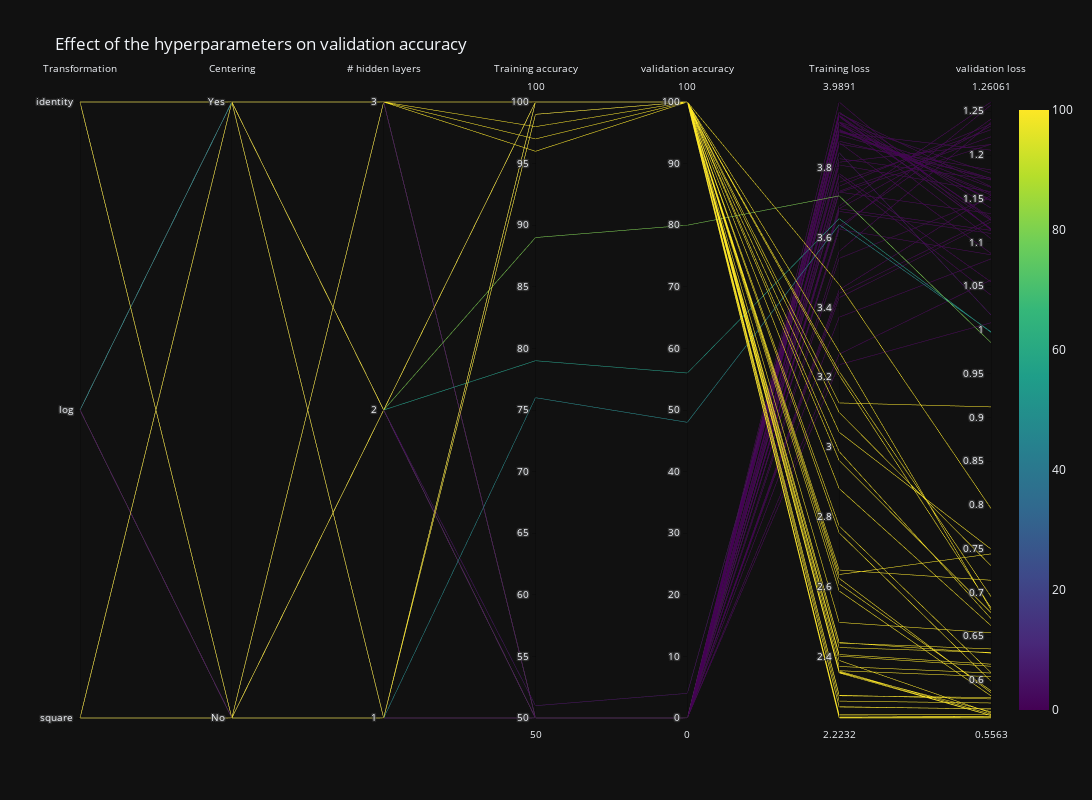

Notebook source saved alongside this figure:
### Code cell
fig = go.Figure(data=
    go.Parcoords(
        line = dict(color = p_df['validation_accuracy'],
            colorscale = 'Viridis',
            showscale = True,
            cmin = p_df['validation_accuracy'].min(),
            cmax = p_df['validation_accuracy'].max()),
        dimensions = list([
            dict(range = [min(transformation_v), max(transformation_v)],
                 tickvals = transformation_v,
                 ticktext = transformation_k,
                 label = 'Transformation', values = p_df['transformation'].tolist()),
            dict(range = [0, 1],
                 tickvals = [0, 1],
                 ticktext = ['No', 'Yes'],
                 label = 'Centering', values = p_df['centering'].tolist()),
            dict(range = [p_df['n_hidden_layers'].min(), p_df['n_hidden_layers'].max()],
                 tickvals = p_df['n_hidden_layers'].unique().tolist(),
                 label = '# hidden layers', values = p_df['n_hidden_layers'].tolist()),
            dict(range = [p_df['training_accuracy'].min(), p_df['training_accuracy'].max()],
                 label = 'Training accuracy', values = p_df['training_accuracy'].tolist()),
            dict(range = [p_df['validation_accuracy'].min(), p_df['validation_accuracy'].max()],
                 label = 'validation accuracy', values = p_df['validation_accuracy'].tolist()),
            dict(range = [p_df['training_loss'].min(), p_df['training_loss'].max()],
                 label = 'Training loss', values = p_df['training_loss'].tolist()),
            dict(range = [p_df['validation_loss'].min(), p_df['validation_loss'].max()],
                 label = 'validation loss', values = p_df['validation_loss'].tolist()),
            # dict(range = [1,5],
            #      tickvals = [1,2,4,5],
            #      label = 'C', values = [2,4],
            #      ticktext = ['text 1', 'text 2', 'text 3', 'text 4']),
            # dict(range = [1,5],
            #      label = 'D', values = [4,2])
        ])
    )
)
fig.update_layout(
    template='plotly_dark',
    title='Effect of the hyperparameters on validation accuracy',
    autosize=False,
    width=1600,
    height=800
)

fig.show()

### Figure 1 — Plotly figure (JSON) as saved in the notebook; plotly's stock layout.template omitted (floating-point values rounded to 4 significant figures)
{"data": [{"dimensions": [{"label": "Transformation", "range": [0, 2], "ticktext": ["square", "log", "identity"], "tickvals": [0, 1, 2], "values": [0, 0, 0, 0, 0, 0, 0, 0, 0, 0, 0, 0, 2, 0, 0, 0, 0, 0, 0, 0, 2, 0, 0, 0, 2, 0, 2, 0, 0, 0, 2, 2, 0, 2, 2, 2, 0, 2, 0, 2, 2, 2, 1, 2, 1, 2, 1, 1, 2, 1, 0, 1, 2, 2, 1, 2, 1, 1, 2, 1, 1, 2, 2, 2, 2, 2, 1, 1, 2, 1, 1, 1, 2, 2, 1, 1, 1, 1, 2, 1, 2, 1, 1, 1, 1, 1, 1, 1, 1, 1]}, {"label": "Centering", "range": [0, 1], "ticktext": ["No", "Yes"], "tickvals": [0, 1], "values": [0, 1, 0, 0, 0, 1, 0, 1, 1, 0, 1, 1, 0, 1, 0, 0, 1, 0, 0, 1, 1, 1, 0, 1, 0, 0, 0, 0, 0, 1, 0, 1, 1, 1, 0, 1, 0, 1, 1, 0, 1, 1, 1, 1, 0, 1, 1, 0, 0, 1, 1, 1, 0, 0, 0, 1, 1, 1, 1, 0, 0, 1, 0, 1, 0, 1, 0, 0, 1, 1, 1, 0, 0, 0, 1, 1, 0, 1, 0, 0, 0, 0, 0, 1, 1, 0, 1, 0, 1, 0]}, {"label": "# hidden layers", "range": [1, 3], "tickvals": [3, 2, 1], "values": [3, 3, 3, 3, 3, 3, 3, 3, 3, 2, 2, 2, 2, 2, 2, 2, 2, 2, 2, 2, 1, 1, 1, 1, 1, 1, 1, 1, 1, 1, 1, 1, 1, 1, 1, 1, 1, 1, 1, 1, 2, 2, 1, 2, 3, 3, 3, 3, 3, 3, 3, 3, 3, 3, 3, 3, 3, 3, 3, 3, 3, 3, 3, 3, 3, 2, 2, 2, 2, 2, 2, 2, 2, 2, 2, 2, 2, 2, 2, 2, 2, 1, 1, 1, 1, 1, 1, 1, 1, 1]}, {"label": "Training accuracy", "range": [50.0, 100.0], "values": [100.0, 100.0, 100.0, 100.0, 100.0, 98.0, 100.0, 97.0, 96.0, 100.0, 100.0, 100.0, 100.0, 100.0, 100.0, 100.0, 100.0, 100.0, 100.0, 100.0, 100.0, 99.0, 100.0, 100.0, 100.0, 100.0, 100.0, 100.0, 100.0, 99.0, 100.0, 100.0, 99.0, 100.0, 100.0, 100.0, 100.0, 99.0, 99.0, 100.0, 89.0, 79.0, 76.0, 51.0, 50.0, 50.0, 50.0, 50.0, 50.0, 50.0, 50.0, 50.0, 50.0, 50.0, 50.0, 50.0, 50.0, 50.0, 50.0, 50.0, 50.0, 50.0, 50.0, 50.0, 50.0, 50.0, 50.0, 50.0, 50.0, 50.0, 50.0, 50.0, 50.0, 50.0, 50.0, 50.0, 50.0, 50.0, 50.0, 50.0, 50.0, 50.0, 50.0, 50.0, 50.0, 50.0, 50.0, 50.0, 50.0, 50.0]}, {"label": "validation accuracy", "range": [0.0, 100.0], "values": [100.0, 100.0, 100.0, 100.0, 100.0, 100.0, 100.0, 100.0, 100.0, 100.0, 100.0, 100.0, 100.0, 100.0, 100.0, 100.0, 100.0, 100.0, 100.0, 100.0, 100.0, 100.0, 100.0, 100.0, 100.0, 100.0, 100.0, 100.0, 100.0, 100.0, 100.0, 100.0, 100.0, 100.0, 100.0, 100.0, 100.0, 100.0, 100.0, 100.0, 80.0, 56.0, 48.0, 4.0, 0.0, 0.0, 0.0, 0.0, 0.0, 0.0, 0.0, 0.0, 0.0, 0.0, 0.0, 0.0, 0.0, 0.0, 0.0, 0.0, 0.0, 0.0, 0.0, 0.0, 0.0, 0.0, 0.0, 0.0, 0.0, 0.0, 0.0, 0.0, 0.0, 0.0, 0.0, 0.0, 0.0, 0.0, 0.0, 0.0, 0.0, 0.0, 0.0, 0.0, 0.0, 0.0, 0.0, 0.0, 0.0, 0.0]}, {"label": "Training loss", "range": [2.223, 3.989], "values": [2.635, 3.466, 2.405, 2.647, 2.371, 3.206, 2.401, 3.217, 3.273, 2.256, 2.754, 2.607, 3.126, 2.624, 2.287, 2.272, 2.774, 2.288, 2.255, 2.587, 2.881, 2.355, 2.225, 2.358, 2.497, 2.225, 2.359, 2.223, 2.229, 2.352, 2.438, 2.961, 2.354, 2.987, 2.44, 3.099, 2.232, 3.042, 2.388, 2.425, 3.72, 3.655, 3.637, 3.844, 3.901, 3.949, 3.959, 3.93, 3.683, 3.951, 3.784, 3.932, 3.633, 3.759, 3.931, 3.873, 3.924, 3.989, 3.93, 3.956, 3.907, 3.96, 3.73, 3.905, 3.691, 3.809, 3.827, 3.733, 3.777, 3.947, 3.895, 3.748, 3.236, 3.266, 3.908, 3.877, 3.816, 3.911, 3.451, 3.869, 3.44, 3.541, 3.624, 3.731, 3.624, 3.428, 3.683, 3.561, 3.675, 3.372]}, {"label": "validation loss", "range": [0.5563, 1.261], "values": [0.7439, 0.7959, 0.6178, 0.7138, 0.6077, 0.6823, 0.6155, 0.6952, 0.68, 0.5666, 0.5984, 0.5874, 0.912, 0.5853, 0.5797, 0.5735, 0.6082, 0.5781, 0.5668, 0.5816, 0.6619, 0.5592, 0.5573, 0.5607, 0.6538, 0.5577, 0.6036, 0.5563, 0.5579, 0.5591, 0.6353, 0.6768, 0.5634, 0.67, 0.6305, 0.7305, 0.5601, 0.7494, 0.5621, 0.6312, 0.9855, 0.9973, 0.998, 1.017, 1.206, 1.115, 1.139, 1.125, 1.233, 1.128, 1.055, 1.179, 1.241, 1.229, 1.148, 1.087, 1.149, 1.114, 1.104, 1.164, 1.173, 1.126, 1.212, 1.163, 1.261, 1.158, 1.172, 1.221, 1.04, 1.116, 1.171, 1.235, 1.008, 1.057, 1.154, 1.174, 1.212, 1.156, 1.154, 1.183, 1.127, 1.151, 1.257, 1.133, 1.086, 1.123, 1.114, 1.237, 1.11, 1.081]}], "line": {"cmax": 100.0, "cmin": 0.0, "color": [100.0, 100.0, 100.0, 100.0, 100.0, 100.0, 100.0, 100.0, 100.0, 100.0, 100.0, 100.0, 100.0, 100.0, 100.0, 100.0, 100.0, 100.0, 100.0, 100.0, 100.0, 100.0, 100.0, 100.0, 100.0, 100.0, 100.0, 100.0, 100.0, 100.0, 100.0, 100.0, 100.0, 100.0, 100.0, 100.0, 100.0, 100.0, 100.0, 100.0, 80.0, 56.0, 48.0, 4.0, 0.0, 0.0, 0.0, 0.0, 0.0, 0.0, 0.0, 0.0, 0.0, 0.0, 0.0, 0.0, 0.0, 0.0, 0.0, 0.0, 0.0, 0.0, 0.0, 0.0, 0.0, 0.0, 0.0, 0.0, 0.0, 0.0, 0.0, 0.0, 0.0, 0.0, 0.0, 0.0, 0.0, 0.0, 0.0, 0.0, 0.0, 0.0, 0.0, 0.0, 0.0, 0.0, 0.0, 0.0, 0.0, 0.0], "colorscale": [[0.0, "#440154"], [0.1111, "#482878"], [0.2222, "#3e4989"], [0.3333, "#31688e"], [0.4444, "#26828e"], [0.5556, "#1f9e89"], [0.6667, "#35b779"], [0.7778, "#6ece58"], [0.8889, "#b5de2b"], [1.0, "#fde725"]], "showscale": true}, "type": "parcoords"}], "layout": {"autosize": false, "height": 800, "title": {"text": "Effect of the hyperparameters on validation accuracy"}, "width": 1600}}
